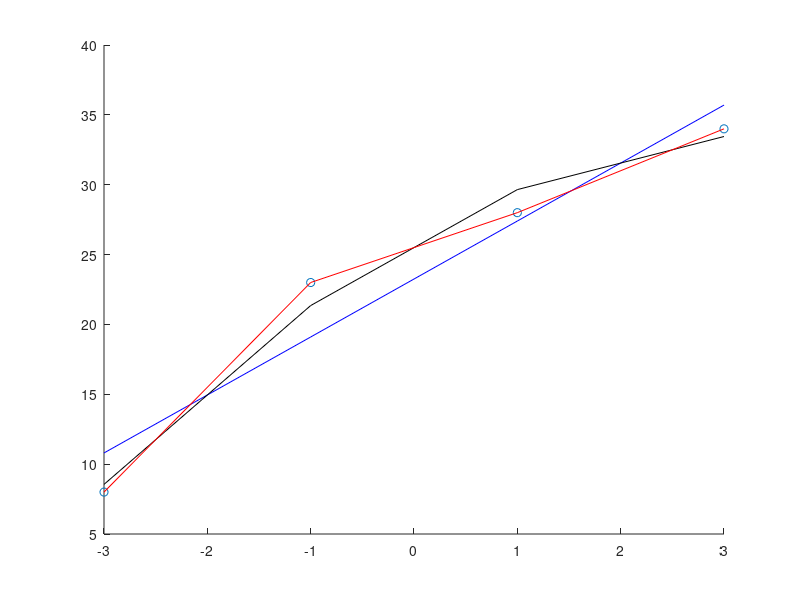

Write the MATLAB code that produced this figure.
clear;
humidity_percent = [20, 30, 40, 50];
elec_cond = [8, 23, 28, 34];
x = (humidity_percent - 35)./ 5;
%linear fit
lin_fit_x = polyfit(x, elec_cond, 1);
lin_fit = polyval(lin_fit_x, x);
%quadratic fit
quad_fit_x = polyfit(x, elec_cond, 2);
quad_fit = polyval(quad_fit_x, x);
%cubic fit
cube_fit_x = polyfit(x, elec_cond, 3);
cube_fit = polyval(cube_fit_x, x);
%plotting
scatter(x, elec_cond, "o");
hold on;
plot(x, lin_fit, "b");
plot(x, quad_fit, "k");
plot(x, cube_fit, "r");
